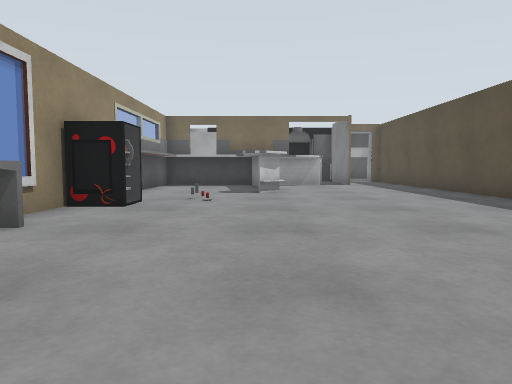
View 1 (above)

13 first-person views from a walk through a Gazebo world. The camera is 0.72 m above the floor, tilts 4° down and sees 70° across. Floor lines are 1 m apart. The floor is counted in squares, 1 m on a side. Each view is taken from the middle of a square. On the plan, view 1 faces up. The plan holds only what a view shows up to about 11 squares ahead; the rest is blank. Simple shapes stand in for some stock models. Surface patterns are stand-ins for the level's own textures.

View 2
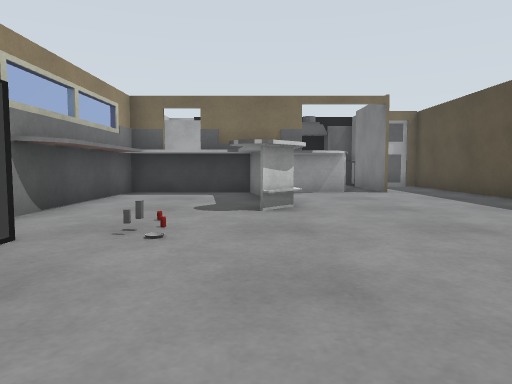

View 3
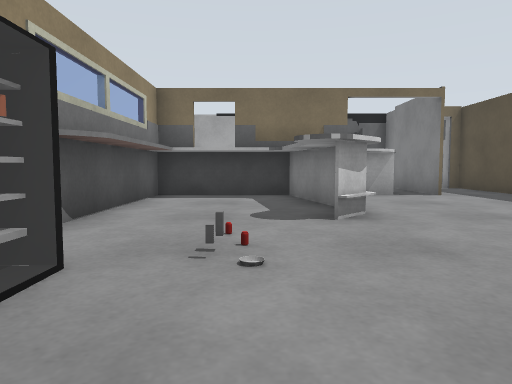

View 4
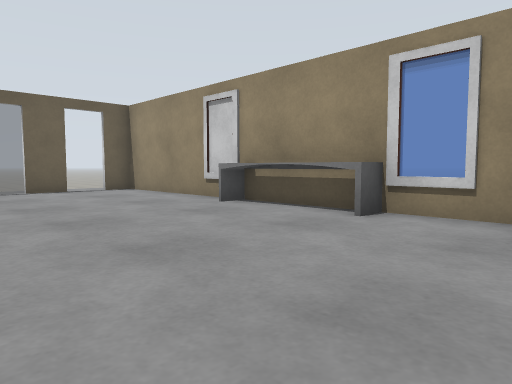

View 5
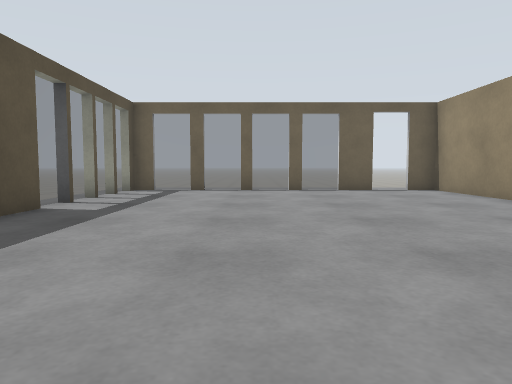

View 6
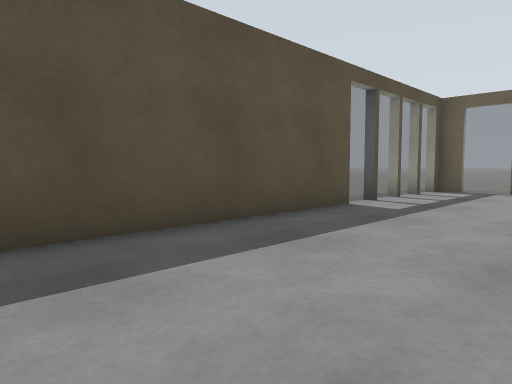

View 7
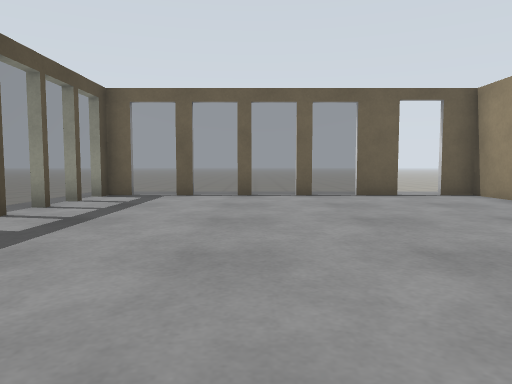

View 8
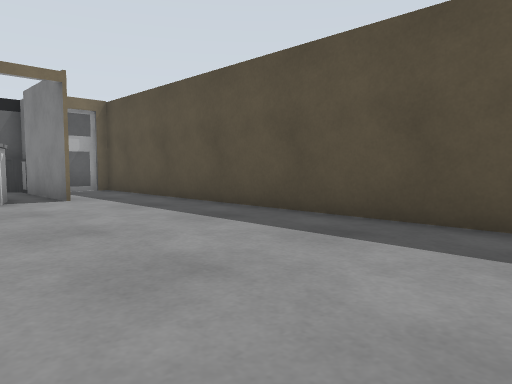

View 9
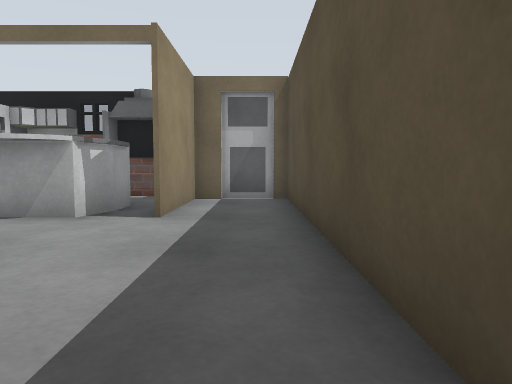

View 10
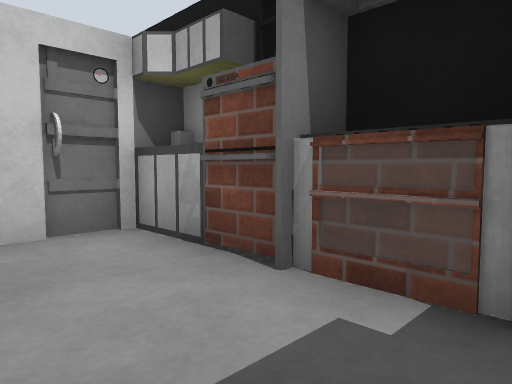

View 11
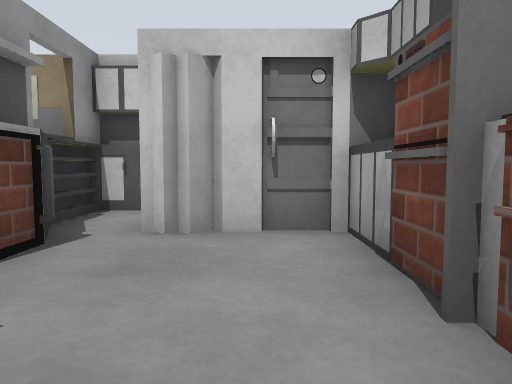

View 12
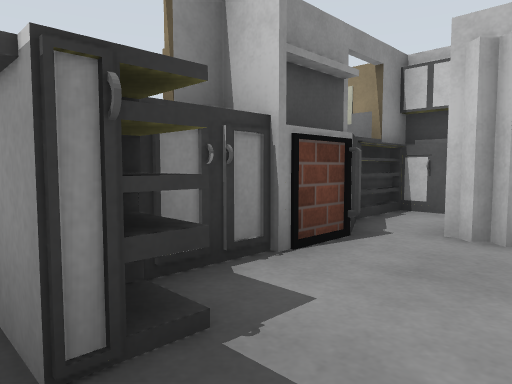

View 13
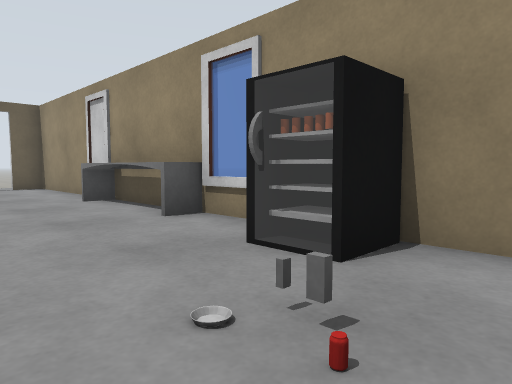

### Floor plan
Key: @ floor where view 1 was taken; # wall or solid block; . main floor; - floor 0.05 m lower than the main floor; = window, fence, low wall or low ledge; B grey box; C drink can; O other object.
Columns run from 4 left of view 1 to 8 right of it. Each row starts with its distance up from view 1.
 19    ######
 18    ###==#
 17    #....###
 16  ###....#.#
 15  #===##.#.#
 14  ######...#
 13  ####.....#
 12  #..#.....#
 11  #..#.....#
 10 ##..#.....#
  9 #..O......#
  8 #..BC.....#
  7 ##=.......#
  6 #.........#
  5 ==........#
  4  =........#
  3  =........#
  2  =........#
  1 ##........#
  0 #...@.....=
 -1 #.........=
 -2 #.........=-
 -3 ##........=--
 -4  #.#======#--
 -5  ......... --

Where each view was taken, in squares from view 1:
view 1: 0 up, 0 right, facing up
view 2: 4 up, 0 right, facing up
view 3: 5 up, 1 left, facing up
view 4: 7 up, 2 right, facing down-left
view 5: 7 up, 2 right, facing down
view 6: 7 up, 2 right, facing down-right
view 7: 5 up, 2 right, facing down
view 8: 6 up, 1 right, facing up-right
view 9: 9 up, 5 right, facing up
view 10: 16 up, 3 right, facing up-left
view 11: 17 up, 3 right, facing left
view 12: 17 up, 3 right, facing down-left
view 13: 9 up, 0 right, facing down-left
